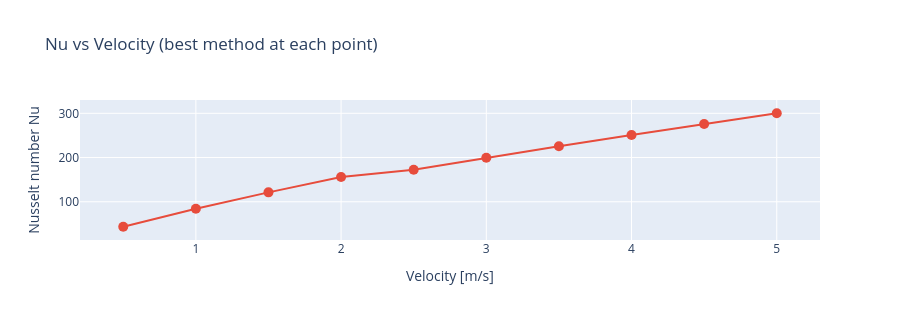
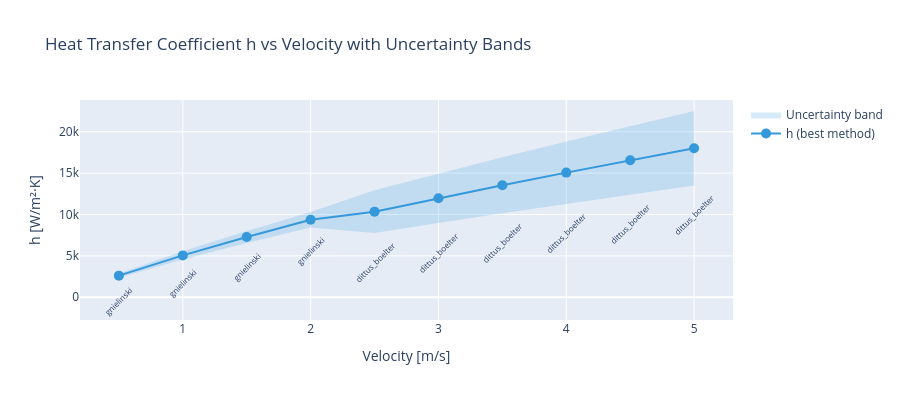

Notebook code for these charts, in order:
### Markdown cell above
## Building a State Inline and Sweeping a Parameter

You don't need to load from JSON. States can be built inline, which makes it easy to sweep a parameter — for example, to understand how Nu changes with velocity across the turbulent regime.

### Code cell
import numpy as np

velocities = list(np.linspace(0.5, 5.0, 10))
sweep_results = []

for U in velocities:
    s = EngineeringState(
        fluid=FluidProperties(
            density=997.0,
            viscosity=0.00089,
            thermal_conductivity=0.6,
            heat_capacity=4180.0,
        ),
        geometry=Geometry(
            geometry_type="circular_tube",
            characteristic_length=0.01,
            hydraulic_diameter=0.01,
        ),
        boundary=BoundaryConditions(boundary_type="constant_wall_temperature"),
        flow=FlowState(velocity=U),
    )
    r = run_evaluation(s, registry)
    if r and r.ranking:
        best_key = r.ranking[0]["key"]
        best_eval = next(e for e in r.evaluations if e["key"] == best_key)
        sweep_results.append(
            {
                "velocity": U,
                "Re": s.reynolds,
                "Nu": best_eval["value"],
                "h": best_eval["h"],
                "h_low": best_eval["h_low"] or best_eval["h"],
                "h_high": best_eval["h_high"] or best_eval["h"],
                "method": best_key.split(".")[-1],
            }
        )
        print(
            f"U={U:.2f} m/s  Re={s.reynolds:.0f}  best={best_key.split('.')[-1]}  Nu={best_eval['value']:.1f}  h={best_eval['h']:.1f}"
        )

# Nu vs Velocity
fig_nu = go.Figure(
    go.Scatter(
        x=[r["velocity"] for r in sweep_results],
        y=[r["Nu"] for r in sweep_results],
        mode="lines+markers",
        marker=dict(size=10, color="#e74c3c"),
        line=dict(color="#e74c3c"),
    )
)
fig_nu.update_layout(
    title="Nu vs Velocity (best method at each point)",
    xaxis_title="Velocity [m/s]",
    yaxis_title="Nusselt number Nu",
    height=320,
)
fig_nu.show()

# HTC vs Velocity with uncertainty bands and correlation labels
vs = [r["velocity"] for r in sweep_results]
hs = [r["h"] for r in sweep_results]
lows = [r["h_low"] for r in sweep_results]
his = [r["h_high"] for r in sweep_results]

fig_h = go.Figure()
fig_h.add_trace(
    go.Scatter(
        x=vs + vs[::-1],
        y=his + lows[::-1],
        fill="toself",
        fillcolor="rgba(52, 152, 219, 0.2)",
        line=dict(color="rgba(0,0,0,0)"),
        name="Uncertainty band",
        showlegend=True,
    )
)
fig_h.add_trace(
    go.Scatter(
        x=vs,
        y=hs,
        mode="lines+markers",
        marker=dict(size=10, color="#3498db"),
        line=dict(color="#3498db"),
        name="h (best method)",
    )
)
for r in sweep_results:
    fig_h.add_annotation(
        x=r["velocity"],
        y=r["h_low"],
        text=r["method"],
        showarrow=False,
        yanchor="top",
        yshift=-4,
        font=dict(size=8),
        textangle=-45,
    )
fig_h.update_layout(
    title="Heat Transfer Coefficient h vs Velocity with Uncertainty Bands",
    xaxis_title="Velocity [m/s]",
    yaxis_title="h [W/m\u00b2\u00b7K]",
    height=400,
    margin=dict(b=80),
)
fig_h.show()

### Figure 1 — Plotly figure (JSON) as saved in the notebook; plotly's stock layout.template omitted (floating-point values rounded to 4 significant figures)
{"data": [{"line": {"color": "#e74c3c"}, "marker": {"color": "#e74c3c", "size": 10}, "mode": "lines+markers", "type": "scatter", "x": [0.5, 1, 1.5, 2, 2.5, 3, 3.5, 4, 4.5, 5], "y": [43.47, 84.26, 121.2, 156.1, 172.4, 199.5, 225.6, 251.1, 275.9, 300.1]}], "layout": {"height": 320, "title": {"text": "Nu vs Velocity (best method at each point)"}, "xaxis": {"title": {"text": "Velocity [m/s]"}}, "yaxis": {"title": {"text": "Nusselt number Nu"}}}}

### Figure 2 — Plotly figure (JSON) as saved in the notebook; plotly's stock layout.template omitted (floating-point values rounded to 4 significant figures)
{"data": [{"fill": "toself", "fillcolor": "rgba(52, 152, 219, 0.2)", "line": {"color": "rgba(0,0,0,0)"}, "name": "Uncertainty band", "showlegend": true, "type": "scatter", "x": [0.5, 1, 1.5, 2, 2.5, 3, 3.5, 4, 4.5, 5, 5, 4.5, 4, 3.5, 3, 2.5, 2, 1.5, 1, 0.5], "y": [2869.0, 5561.0, 8001.0, 10300.0, 12930.0, 14960.0, 16920.0, 18830.0, 20690.0, 22510.0, 13510.0, 12410.0, 11300.0, 10150.0, 8975.0, 7757.0, 8431.0, 6546.0, 4550.0, 2347.0]}, {"line": {"color": "#3498db"}, "marker": {"color": "#3498db", "size": 10}, "mode": "lines+markers", "name": "h (best method)", "type": "scatter", "x": [0.5, 1, 1.5, 2, 2.5, 3, 3.5, 4, 4.5, 5], "y": [2608.0, 5055.0, 7274.0, 9367.0, 10340.0, 11970.0, 13540.0, 15060.0, 16550.0, 18010.0]}], "layout": {"annotations": [{"font": {"size": 8}, "showarrow": false, "text": "gnielinski", "textangle": -45, "x": 0.5, "y": 2347.0, "yanchor": "top", "yshift": -4}, {"font": {"size": 8}, "showarrow": false, "text": "gnielinski", "textangle": -45, "x": 1, "y": 4550.0, "yanchor": "top", "yshift": -4}, {"font": {"size": 8}, "showarrow": false, "text": "gnielinski", "textangle": -45, "x": 1.5, "y": 6546.0, "yanchor": "top", "yshift": -4}, {"font": {"size": 8}, "showarrow": false, "text": "gnielinski", "textangle": -45, "x": 2, "y": 8431.0, "yanchor": "top", "yshift": -4}, {"font": {"size": 8}, "showarrow": false, "text": "dittus_boelter", "textangle": -45, "x": 2.5, "y": 7757.0, "yanchor": "top", "yshift": -4}, {"font": {"size": 8}, "showarrow": false, "text": "dittus_boelter", "textangle": -45, "x": 3, "y": 8975.0, "yanchor": "top", "yshift": -4}, {"font": {"size": 8}, "showarrow": false, "text": "dittus_boelter", "textangle": -45, "x": 3.5, "y": 10150.0, "yanchor": "top", "yshift": -4}, {"font": {"size": 8}, "showarrow": false, "text": "dittus_boelter", "textangle": -45, "x": 4, "y": 11300.0, "yanchor": "top", "yshift": -4}, {"font": {"size": 8}, "showarrow": false, "text": "dittus_boelter", "textangle": -45, "x": 4.5, "y": 12410.0, "yanchor": "top", "yshift": -4}, {"font": {"size": 8}, "showarrow": false, "text": "dittus_boelter", "textangle": -45, "x": 5, "y": 13510.0, "yanchor": "top", "yshift": -4}], "height": 400, "margin": {"b": 80}, "title": {"text": "Heat Transfer Coefficient h vs Velocity with Uncertainty Bands"}, "xaxis": {"title": {"text": "Velocity [m/s]"}}, "yaxis": {"title": {"text": "h [W/m²·K]"}}}}
